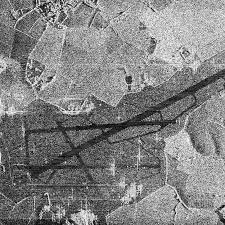
#> input picture lab3/sar_3.jpg, 225 x 225 px
$ jupyter execute third_lab.ipynb   (older library calls are emulated)
#> lines starting #> are read from the running program, lines starting #| are printed output that depends on the picture; after the words box and inside, x2 and y2 are one past the last pixel; in counts of white or black regions, pixels touching at a corner belong together
[cell 1]
import numpy as np
import cv2
import matplotlib.pyplot as plt
import copy
import math

image = cv2.imread('sar_3.jpg')
#> image is the input picture: shape (225, 225, 3); min 0, max 255, mean 130.6
image = cv2.cvtColor(image, cv2.COLOR_BGR2RGB)
image_gray = cv2.cvtColor(image, cv2.COLOR_BGR2GRAY)
plt.imshow(image, cmap='gray')
plt.title('Исходное изображение')
plt.axis('off')
plt.tight_layout()

[cell 2]
image_gauss_blur = cv2.GaussianBlur(image_gray, (5,5), 0)
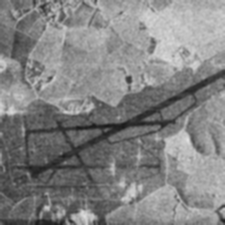
#> image_gauss_blur: shape (225, 225); min 26, max 225, mean 130.6
canny = cv2.Canny(image_gauss_blur, 50, 150, apertureSize=3)
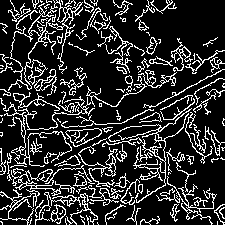
#> canny: shape (225, 225); 18.3% white in thin lines or dots
plt.imshow(canny, cmap='gray')
plt.title('Canny')
plt.axis('off')
plt.tight_layout()

[cell 3]
lines = cv2.HoughLines(canny, 1, np.pi / 180, 120)
#> lines = [[172, 1.08], [165, 1.08]]

longest_line = None
max_length = 0
image_copy = image.copy()
result = image.copy()

if lines is not None:
    for i in range(0, len(lines)):
        rho = lines[i][0][0]
        theta = lines[i][0][1]

        a = math.cos(theta)
        b = math.sin(theta)
        x0 = a * rho
        y0 = b * rho


        pt1 = (int(x0 + 800 * (-b)), int(y0 + 800 * a))
        pt2 = (int(x0 - 800 * (-b)), int(y0 - 800 * a))

        cv2.line(image_copy, pt1, pt2, (0, 0, 255), 2, cv2.LINE_AA)

        length = np.sqrt((pt2[0]-pt1[0])**2 + (pt2[1]-pt1[1])**2)
        if length > max_length:
            max_length = length
            longest_line = (pt1, pt2)
#> this loop made 2 passes
#> (rho, theta, a, b, x0, y0, length, max_length) on pass 1: (172, 1.08, 0.469, 0.883, 80.75, 151.9, 1598.8, 1598.8)
#> (rho, theta, a, b, x0, y0, pt1, pt2) on pass 2: (165, 1.08, 0.469, 0.883, 77.46, 145.7, (-628, 521), (783, -229))
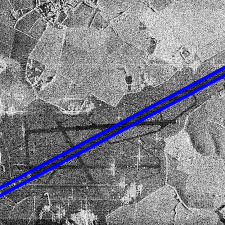
#> image_copy: shape (225, 225, 3); 4.68% of pixels changed, all inside (x1, y1, x2, y2) = (0, 65, 225, 198)
#> after the loop, max_length = 1598.8

if longest_line is not None:
    cv2.line(result, longest_line[0], longest_line[1], (255, 0, 0), 3, cv2.LINE_AA)
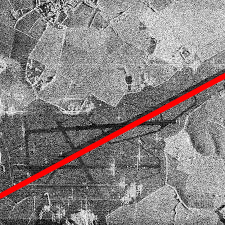
#> result: shape (225, 225, 3); 3.35% of pixels changed, all inside (x1, y1, x2, y2) = (0, 72, 225, 200)

plt.figure(figsize=(12, 5))

plt.subplot(1, 3, 1)
plt.imshow(image_copy, cmap='gray')
plt.title('Преобразование Хафа')
plt.axis('off')

plt.subplot(1, 3, 2)
plt.imshow(result, cmap='gray')
plt.title(f'Наиболее протяженный участок\n{max_length:.1f} пикселей')
plt.axis('off')

plt.tight_layout()

[cell 4]
bin_img = copy.deepcopy(image_gray) #точеченая
T  = 50
bin_img[image_gray < T] = 0
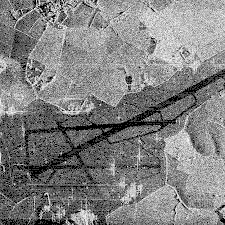
#> bin_img: shape (225, 225); min 0, max 255, mean 128.7
bin_img[image_gray >= T] = 255
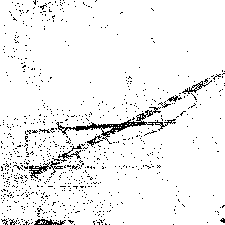
#> bin_img: shape (225, 225); 94.6% white; black in thin lines or dots

_,th2 = cv2.threshold(image_gray,0,255,cv2.THRESH_BINARY+cv2.THRESH_OTSU) #отсу
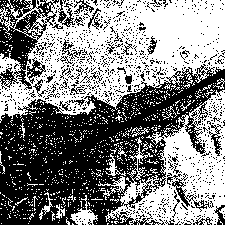
#> th2: shape (225, 225); 51.4% white; 1013 black regions (974 under 20 px), largest, box (x1, y1, x2, y2) and area: (0, 64, 225, 225) 17840, (0, 0, 59, 90) 2187, (167, 173, 214, 212) 328

th3 = cv2.adaptiveThreshold(image_gray,255,cv2.ADAPTIVE_THRESH_GAUSSIAN_C,\
            cv2.THRESH_BINARY,71,21) #адаптивная
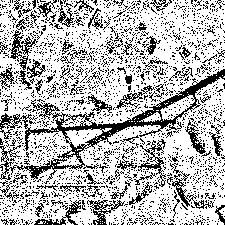
#> th3: shape (225, 225); 71.7% white; black in thin lines or dots

scale = 1 #собеля
delta = 0
ddepth = cv2.CV_16S
#> ddepth = 3
grad_x = cv2.Sobel(image_gray, ddepth, 1, 0, ksize=3, scale=scale, delta=delta, borderType=cv2.BORDER_DEFAULT)
grad_y = cv2.Sobel(image_gray, ddepth, 0, 1, ksize=3, scale=scale, delta=delta, borderType=cv2.BORDER_DEFAULT)
grad = cv2.addWeighted(grad_x, 0.5, grad_y, 0.5, 0.0)
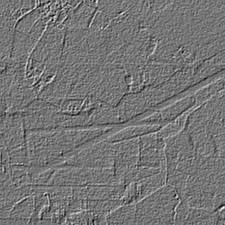
#> grad: shape (225, 225) int16; min -498, max 582, mean -0.2; drawn with min black and max white

plt.figure(figsize=(12, 10))

plt.subplot(3, 3, 1)
plt.title('Точечная бинаризация')
plt.imshow(bin_img, cmap="gray")
plt.axis('off')

plt.subplot(3, 3, 2)
plt.title('Бинаризация Отсу')
plt.imshow(th2, cmap="gray")
plt.axis('off')

plt.subplot(3, 3, 3)
plt.title('Адаптивная бинаризация')
plt.imshow(th3, cmap="gray")
plt.axis('off')


plt.subplot(3, 3, 4)
plt.title('Оператор собеля')
plt.imshow((grad - grad.min())*255, cmap="gray")
plt.axis('off')

plt.subplot(3, 3, 5)
plt.title('Оператор собеля (x)')
plt.imshow((grad_x - grad_x.min())*255, cmap="gray")
plt.axis('off')

plt.subplot(3, 3, 6)
plt.title('Оператор собеля (y)')
plt.imshow((grad_y - grad_y.min())*255, cmap="gray")
plt.axis('off')

plt.tight_layout()
plt.show()
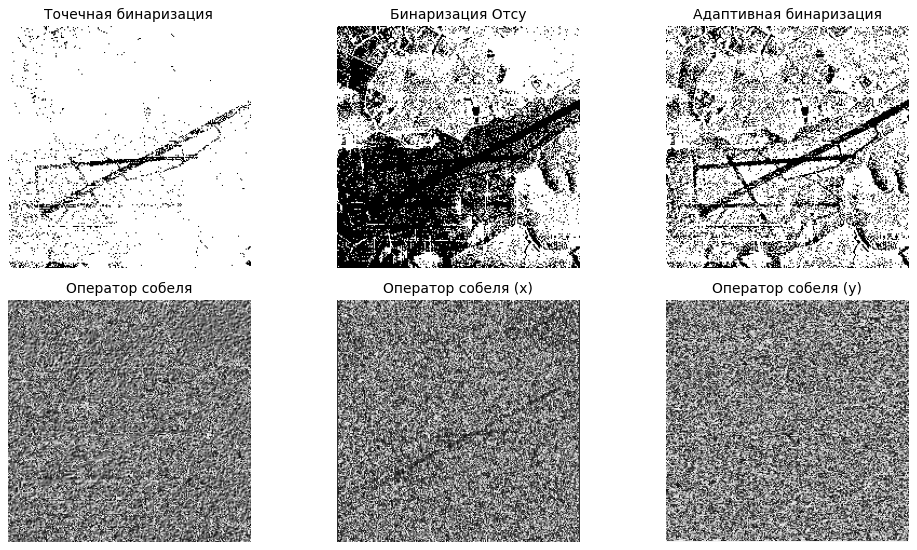
#> figure drawn by matplotlib, 6 panels
